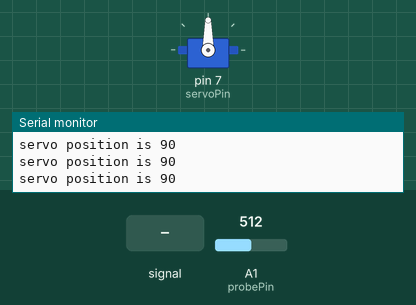
Bench run of a sketch on a simulated Arduino Uno, built with avr-gcc and run on an emulated ATmega328P. On the bench: servo, the last lines printed to the serial monitor. Inputs (shaded band) come from the test bench; at power-on: A1 (probePin) = 512.

Above: at 1.2 s.
1.3 s: A1 (probePin) fed a 200 Hz sine of ±81 counts around its level
At 1.5 s:
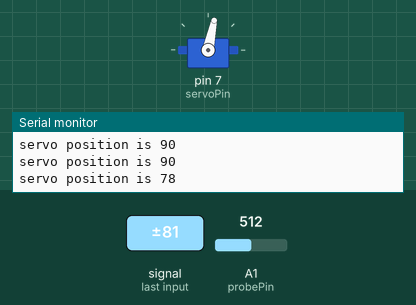
At 2.2 s:
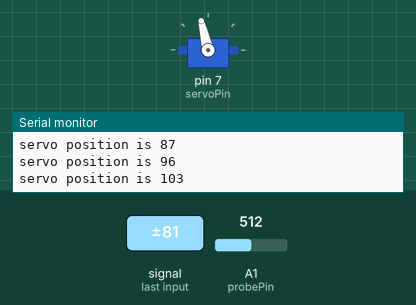
4.3 s: A1 (probePin) set to 716
5.9 s: A1 (probePin) fed a 1000 Hz sine of ±255 counts around its level
At 6.11 s:
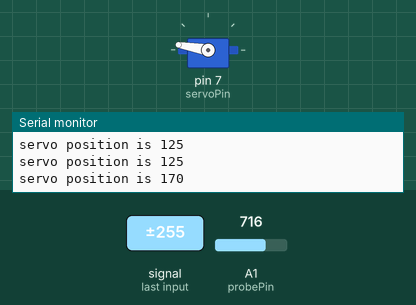
8.9 s: A1 (probePin) set to 306
10.5 s: A1 (probePin) fed a 2 Hz sine of ±306 counts around its level
At 10.93 s:
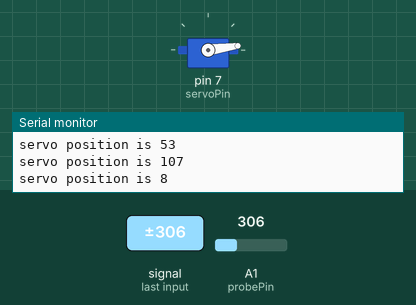
13.5 s: A1 (probePin) fed a 50 Hz sine of ±306 counts around its level
Timing chart, 0 to 17.5 s (numbered marks = the images above; inputs shaded):
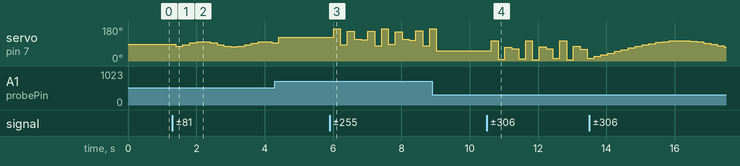

Measured:
- after the input at 5.9 s, servo on pin 7 (servoPin): 125° → 170° after 0.12 s, → 87° 0.20 s later, → 157° 0.20 s later, → 114° 0.20 s later, … (15 changes in this stretch)

The sketch:

homework30_servo_meter.ino
```cpp
/**
 * https://www.youtube.com/watch?v=aFHu65LiFok
 * Use the servo motor to indicate brightness of light shone on the photo resistor
 *
 * Notes:
 * LDR needs 5K resistor to create a voltage
 */

#include <Servo.h>

const int probePin = A1;
const int baud = 9600;
const int delayTime = 200;
const int servoPin = 7;
int servoPosition = 0; // where it is now
// virtual object for servo
Servo servo;

void setup() {
  Serial.begin(baud);
  servo.attach(servoPin);
}

void loop() {
  servo.write(servoPosition);
  int intensity = analogRead(probePin);
  servoPosition = intensity * (180. / 1024);
  servo.write(servoPosition);
  Serial.print("servo position is ");
  Serial.println(servoPosition);
  delay(delayTime);

}
```
